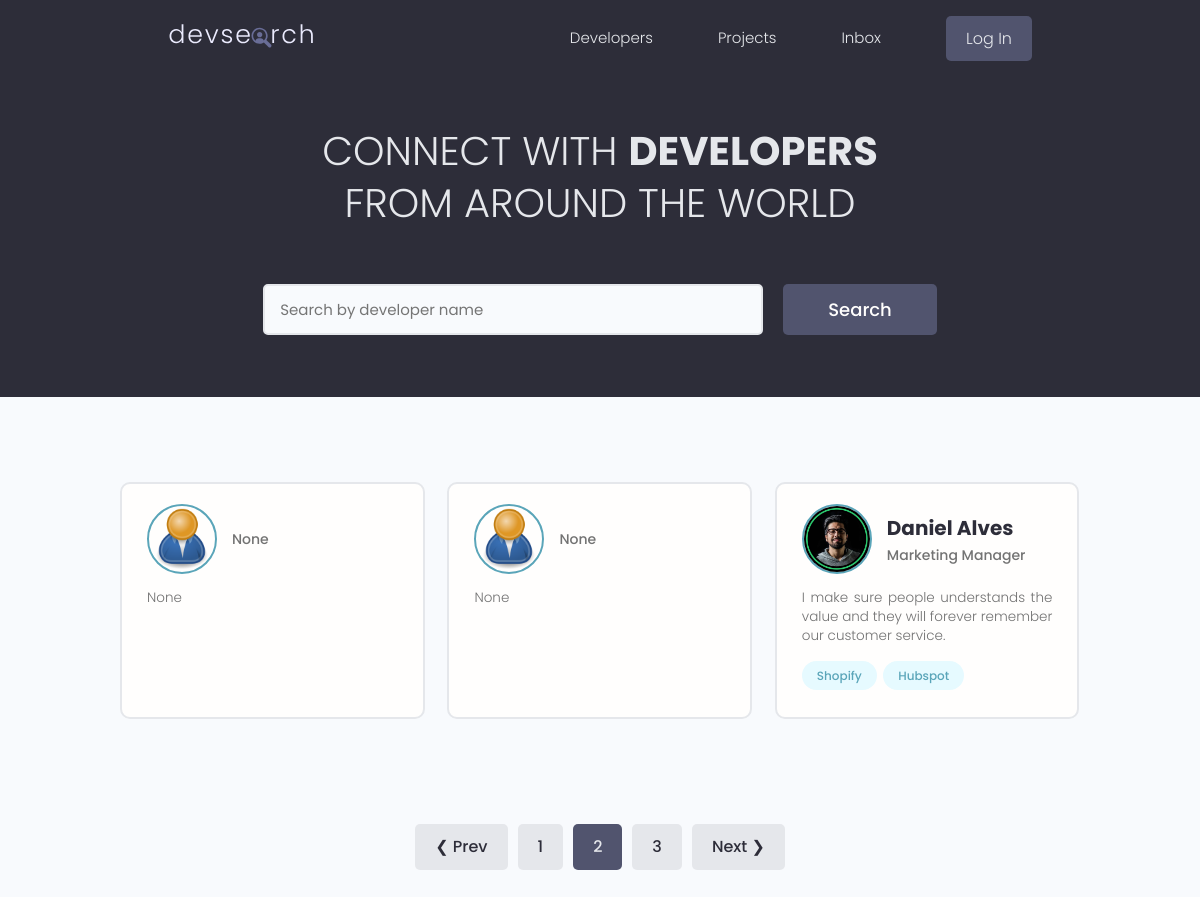
The app's page /?search_query=&page=2, older data.
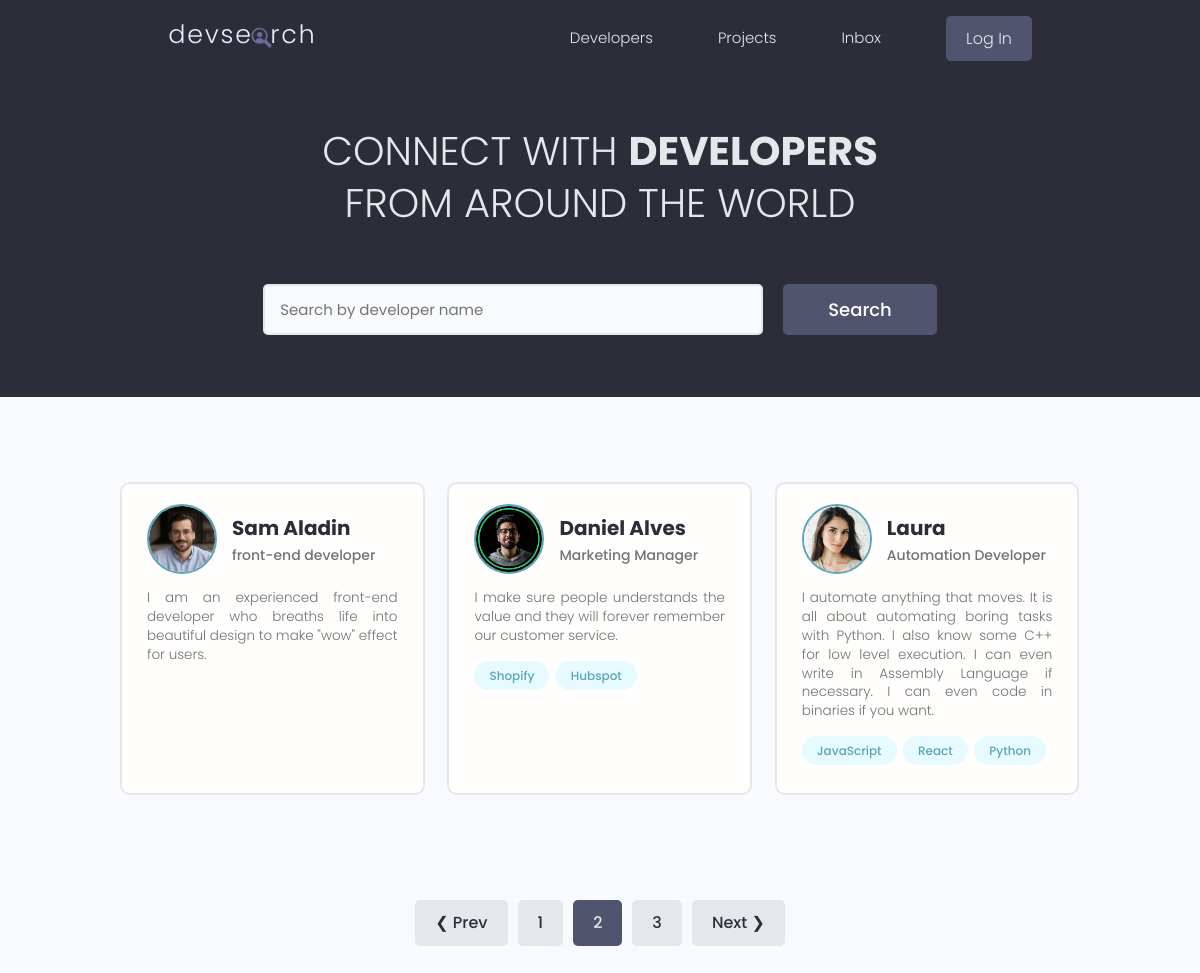
The same page, newer data.
### users/models.py (models this page shows, shortened)
class Profile(models.Model):
    user = models.OneToOneField(User, on_delete=models.CASCADE, null=True, blank=True)
    name = models.CharField(max_length=200, blank=True, null=True)
    username = models.CharField(max_length=200, blank=True, null=True)
    email = models.EmailField(max_length=500, blank=True, null=True)
    short_intro = models.CharField(max_length=200, blank=True, null=True)
    bio = models.TextField(blank=True, null=True)
    location = models.CharField(max_length=200, blank=True, null=True)
    skills = models.ManyToManyField('Skill', blank=True)
    profile_image = models.ImageField(null=True, blank=True, upload_to='profiles/', default="profiles/user-default.png")
    social_github = models.CharField(max_length=200, blank=True, null=True)
    social_twitter = models.CharField(max_length=200, blank=True, null=True)
    social_linkedin = models.CharField(max_length=200, blank=True, null=True)
    social_youtube = models.CharField(max_length=200, blank=True, null=True)
    social_website = models.CharField(max_length=200, blank=True, null=True)
    created = models.DateTimeField(auto_now_add=True)
    id = models.UUIDField(default=uuid.uuid4, unique=True, primary_key=True, editable=False)

class Skill(models.Model):
    name = models.CharField(max_length=200, blank=True, null=True)
    id = models.UUIDField(default=uuid.uuid4, unique=True, primary_key=True, editable=False)
    def __str__(self):
        return str(self.name)

### users/views.py (the view)
# urls.py: path('', views.profiles, name='profiles'),
def profiles(request):
    profiles, search_query = search_profiles(request)
    custom_range, profiles = paginate_profiles(request, profiles, 3)
    context = {'profiles': profiles, 'search_query': search_query, 'custom_range': custom_range}
    return render(request, 'users/profiles.html', context)

### users/utils.py (called while the page is built)
def search_profiles(request):
    search_query = ''
    if request.GET.get('search_query'):
        search_query = request.GET.get('search_query')
    skills = Skill.objects.filter(Q(name__icontains=search_query))
    profiles = Profile.objects.distinct().filter(Q(name__icontains=search_query) |
    Q(short_intro__icontains=search_query) |
    Q(skills__in=skills))
    return profiles, search_query

def paginate_profiles(request, profiles, results):
    page = request.GET.get('page')
    paginator = Paginator(profiles, results)
    try:
        profiles = paginator.page(page)
    except PageNotAnInteger:
        page = 1
        profiles = paginator.page(page)
    except EmptyPage:
        page = paginator.num_pages
        profiles = paginator.page(page)
    left_index = (int(page) - 2)
    if left_index < 1:
        left_index = 1
    right_index = (int(page) + 2)
    if right_index > paginator.num_pages:
        right_index = paginator.num_pages + 1
    custom_range = range(left_index, right_index)
    return custom_range, profiles

### users/templates/users/profiles.html (shortened to what this page needs)
<!DOCTYPE html>
<html lang="en">
<head>
</head>
<body>
    {% extends 'main.html' %}
    {% block content %}
    <main class="home">
        <section class="hero-section text-center">
            <div class="container container--narrow">
                <div class="hero-section__box">
                    <h2>CONNECT WITH <span>DEVELOPERS</span></h2>
                    <h2>FROM AROUND THE WORLD</h2>
                </div>
                <div class="hero-section__search">
                    <form class="form" action="{% url 'profiles' %}" method="get">
                        <div class="form__field">
                            <input class="input input--text" id="formInput#search" type="text" name="search_query" value="{{ search_query }}"
                                placeholder="Search by developer name" />
                        </div>
                        <input class="btn btn--sub btn--lg" type="submit" value="Search" />
                    </form>
                </div>
            </div>
        </section>
        <section class="devlist">
            <div class="container">
                <div class="grid grid--three">
                    {% for profile in profiles %}
                    <div class="column card">
                        <div class="dev">
                            <a href="{% url 'user-profile' profile.id %}" class="card__body">
                                <div class="dev__profile">
                                    <img class="avatar avatar--md" src="{{ profile.profile_image.url }}" alt="image" />
                                    <div class="dev__meta">
                                        <h3>{{ profile.name }}</h3>
                                        <h5>{{ profile.short_intro }}</h5>
                                    </div>
                                </div>
                                <p class="dev__info">{{ profile.bio }}</p>
                                <div class="dev__skills">
                                    {% for skill in profile.skills.all|slice:"3" %}
                                    <span class="tag tag--pill tag--main">
                                        <small>{{ skill }}</small>
                                    </span>
                                    {% endfor %}
                                </div>
                            </a>
                        </div>
                    </div>
                    {% endfor %}
                </div>
            </div>
        </section>
    </main>
    {% include 'pagination.html' with queryset=profiles custom_range=custom_range %}
    {% endblock content %}

Row changes from the older to the newer data that the page shows:
removed Profile: profile_image (placeholder picture), short_intro "None", bio "None"
removed Profile: profile_image (placeholder picture), short_intro "None", bio "None"
added Profile: profile_image (picture), name "Sam Aladin", short_intro "front-end developer", bio "I am an experienced front-end developer who breaths life into beautiful design to make \"wow\" effect for users."
now on this page (row unchanged): Profile: profile_image (picture), name "Laura", short_intro "Automation Developer", bio "I automate anything that moves. It is all about automating boring tasks with Python. I also know some C++ for low level execution. I can even write in Assembly Language if necessary. I can even code in binaries if you want."
now on this page (row unchanged): Skill: name "JavaScript", shown under "Laura"
now on this page (row unchanged): Skill: name "React", shown under "Laura"
now on this page (row unchanged): Skill: name "Python", shown under "Laura"
